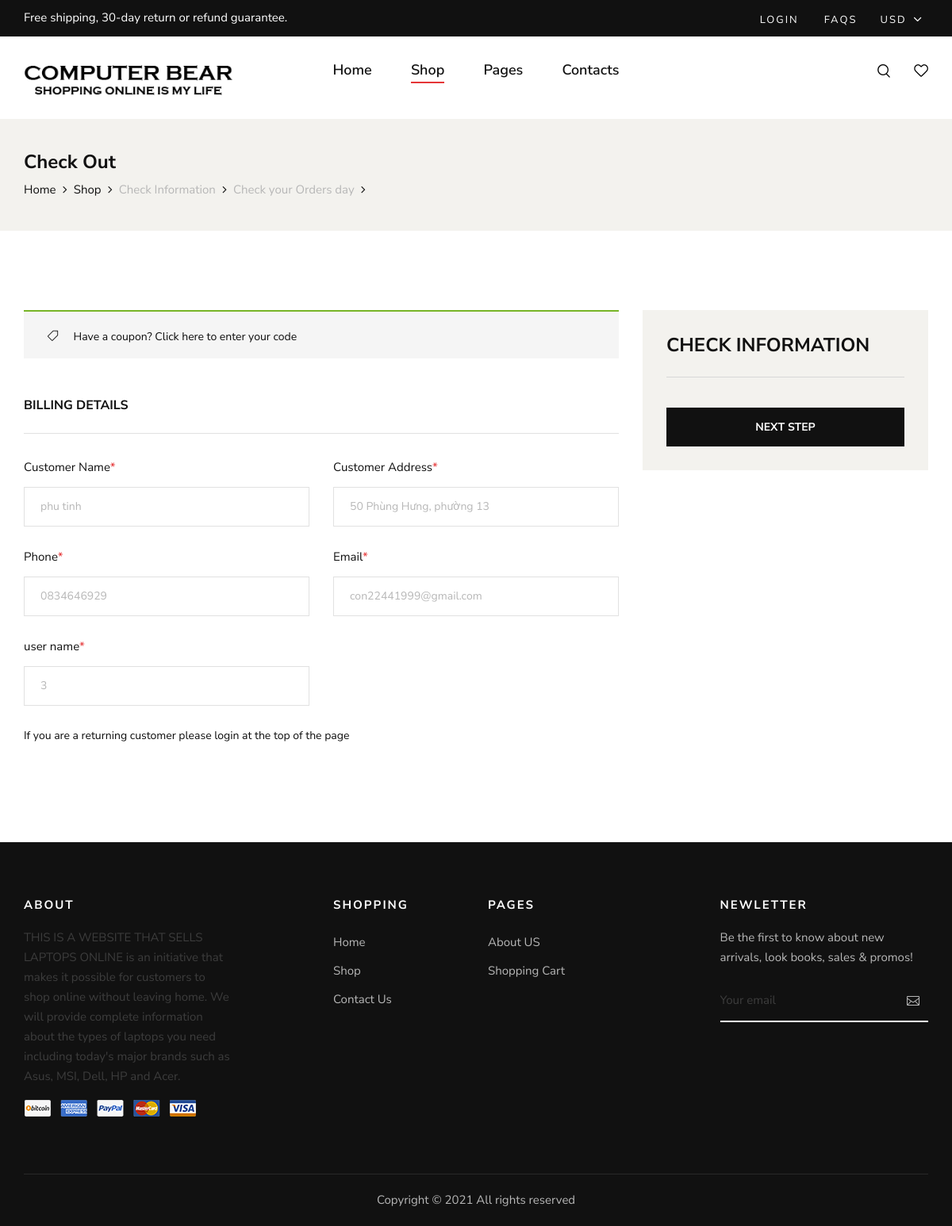
Page /checkout.php?id=3 on the committed database.
### tables this page shows
CREATE TABLE `customer` (
  `CustomerID` int(11) NOT NULL,
  `CustomerName` varchar(50) NOT NULL,
  `CustomerAddress` varchar(50) NOT NULL,
  `CustomerPhone` varchar(50) NOT NULL,
  `CustomerEmail` varchar(50) NOT NULL,
  `AccountID` int(11) NOT NULL
);

### checkout.php (the view, shortened to what this page needs)
<?php
$conn = connectDB();
?>
<!DOCTYPE html>
<html lang="zxx">
<head>
    <link rel="stylesheet" href="css/bootstrap.min.css" type="text/css">
    <link rel="stylesheet" href="css/font-awesome.min.css" type="text/css">
    <link rel="stylesheet" href="css/elegant-icons.css" type="text/css">
    <link rel="stylesheet" href="css/magnific-popup.css" type="text/css">
    <link rel="stylesheet" href="css/nice-select.css" type="text/css">
    <link rel="stylesheet" href="css/owl.carousel.min.css" type="text/css">
    <link rel="stylesheet" href="css/slicknav.min.css" type="text/css">
    <link rel="stylesheet" href="css/style.css" type="text/css">
</head>
<body>
    <header class="header">
        <div class="header__top">
            <div class="container">
                <div class="row">
                    <div class="col-lg-6 col-md-7">
                        <div class="header__top__left">
                            <p>Free shipping, 30-day return or refund guarantee.</p>
                        </div>
                    </div>
                    <div class="col-lg-6 col-md-5">
                        <div class="header__top__right">
                            <div class="header__top__links">
                            <?php
            if(isset($_SESSION['user_login'])){
                $id = $_SESSION['user_login'];
                $sql2 = "select AccountID from account where username='$id'";
                $result2 = mysqli_query($conn, $sql2);
                if (mysqli_num_rows($result2) > 0){
                    $row = mysqli_fetch_assoc($result2);
                    $AccountID = $row['AccountID'];
                }
            ?>
            <span class="text-white">Welcome,
            <?php
            echo $_SESSION['user_login'];
            ?>
            <a href="userinfo.php?id=<?php echo $AccountID?>"><img src="img/icon/info.png" alt=""></a>
            <?php
            echo '<a href="Logout.php">Logout</a>';
            }else{
              ?>
              <?php
              echo '<a href="login.php">login</a>';
            }
            ?>
                                <a href="#">FAQs</a>
                            </div>
                            <div class="header__top__hover">
                                <span>Usd <i class="arrow_carrot-down"></i></span>
                            </div>
                        </div>
                    </div>
                </div>
            </div>
        </div>
        <div class="container">
            <div class="row">
                <div class="col-lg-3 col-md-3">
                    <div class="header__logo">
                        <a href="./index.php"><img src="img/logo.png" alt=""></a>
                    </div>
                </div>
                <div class="col-lg-6 col-md-6">
                    <nav class="header__menu mobile-menu">
                        <ul>
                            <li><a href="./index.php">Home</a></li>
                            <li class="active"><a href="./shop.php">Shop</a></li>
                            <li><a href="#">Pages</a>
                            </li>
                            <li><a href="./contact.php">Contacts</a></li>
                        </ul>
                    </nav>
                </div>
                <div class="col-lg-3 col-md-3">
                    <div class="header__nav__option">
                        <a href="#" class="search-switch"><img src="img/icon/search.png" alt=""></a>
                        <a href="wishlist.php"><img src="img/icon/heart.png" alt=""></a>
                    </div>
                </div>
            </div>
        </div>
    </header>
    <section class="breadcrumb-option">
        <div class="container">
            <div class="row">
                <div class="col-lg-12">
                    <div class="breadcrumb__text">
                        <h4>Check Out</h4>
                        <div class="breadcrumb__links">
                            <a href="./index.php">Home</a>
                            <a href="./shop.php">Shop</a>
                            <a><span>Check Information</span></a>
                            <a><span>Check your Orders day</span></a>
                        </div>
                    </div>
                </div>
            </div>
        </div>
    </section>
    <?php
    $id = "";
    if (isset($_GET['id'])) {
        $id = $_GET['id'];
    }
    $CustomerName="";
    $CustomerAddress="";
    $CustomerPhone="";
    $CustomerEmail="";
    $AccountID = $id;
    if ($id !="") {
        $sql = "select * from customer where AccountID = $id";
        $result = mysqli_query($conn, $sql);
        while($row = mysqli_fetch_assoc($result)) {
            $CustomerName = $row['CustomerName'];
            $CustomerAddress = $row['CustomerAddress'];
            $CustomerPhone = $row['CustomerPhone'];
            $CustomerEmail = $row['CustomerEmail'];
            $AccountID = $row['AccountID'];
        }
    }
    ?>
    <section class="checkout spad">
        <div class="container">
            <div class="checkout__form">
                <form action="checkout.php" method="POST">
                    <div class="row">
                        <div class="col-lg-8 col-md-6">
                            <h6 class="coupon__code"><span class="icon_tag_alt"></span> Have a coupon? <a href="#">Click
                            here</a> to enter your code</h6>
                            <h6 class="checkout__title">Billing Details</h6>
                            <div class="row">
                                <div class="col-lg-6">
                                    <div class="checkout__input">
                                        <p>Customer Name<span>*</span></p>
                                        <input type="text" id="fname" name="fname" value="<?php echo $CustomerName?>" placeholder="Customer name..">
                                    </div>
                                </div>
                                <div class="col-lg-6">
                                    <div class="checkout__input">
                                        <p>Customer Address<span>*</span></p>
                                        <input type="text" id="fad" name="fad" value="<?php echo $CustomerAddress?>" placeholder="Customer Address..">
                                    </div>
                                </div>
                            </div>
                            <div class="row">
                                <div class="col-lg-6">
                                    <div class="checkout__input">
                                        <p>Phone<span>*</span></p>
                                        <input type="tel" id="fphone" name="fphone" value="<?php echo $CustomerPhone?>" placeholder="Customer Phone..">
                                    </div>
                                </div>
                                <div class="col-lg-6">
                                    <div class="checkout__input">
                                        <p>Email<span>*</span></p>
                                        <input type="email" id="femail" name="femail" value="<?php echo $CustomerEmail?>" placeholder="Customer Email..">
                                    </div>
                                </div>
                                <div class="col-lg-6">
                                    <div class="checkout__input">
                                        <p>user name<span>*</span></p>
                                        <input type="text" name="AccountID" value="<?php echo $AccountID?>" readonly>
                                    </div>
                                </div>
                                <div class="col-lg-6">
                                </div>
                            </div>
                            <div class="checkout__input__checkbox">
                                <p>If you are a returning customer
                                please login at the top of the page</p>
                            </div>
                        </div>
                    <div class="col-lg-4 col-md-6">
                            <div class="checkout__order">
                                <h4 class="order__title">check information</h4>
                                <button type="submit" class="site-btn">Next Step</button>
                            </div>
                        </div>
                    </div>
                </form>
            </div>
        </div>
    </section>
    <footer class="footer">
        <div class="container">
            <div class="row">
                <div class="col-lg-3 col-md-6 col-sm-6">
                    <div class="footer__widget">
                        <h6>About</h6>
                        <p>THIS IS A WEBSITE THAT SELLS LAPTOPS ONLINE is an initiative that makes it possible for customers to shop online without leaving home. We will provide complete information about the types of laptops you need including today's major brands such as Asus, MSI, Dell, HP and Acer.</p>
                        <a href="#"><img src="img/payment.png" alt=""></a>
                    </div>
                </div>
                <div class="col-lg-2 offset-lg-1 col-md-3 col-sm-6">
                    <div class="footer__widget">
                        <h6>Shopping</h6>
                        <ul>
                            <li><a href="index.php">Home</a></li>
                            <li><a href="shop.php">Shop</a></li>
                            <li><a href="contact.php">Contact Us</a></li>
                        </ul>
                    </div>
                </div>
                <div class="col-lg-2 col-md-3 col-sm-6">
                    <div class="footer__widget">
                        <h6>Pages</h6>
                        <ul>
                            <li><a href="about.php">About US</a></li>
                            <li><a href="#">Shopping Cart</a></li>
                        </ul>
                    </div>
                </div>
                <div class="col-lg-3 offset-lg-1 col-md-6 col-sm-6">
                    <div class="footer__widget">
                        <h6>NewLetter</h6>
                        <div class="footer__newslatter">
                            <p>Be the first to know about new arrivals, look books, sales & promos!</p>
                            <form action="#">
                                <input type="text" placeholder="Your email">
                                <button type="submit"><span class="icon_mail_alt"></span></button>
                            </form>
                        </div>
                    </div>
                </div>
            </div>
            <div class="row">
                <div class="col-lg-12 text-center">
                    <div class="footer__copyright__text">
                        <p>Copyright ©
                            All rights reserved
                        </p>
                    </div>
                </div>
            </div>
        </div>
    </footer>
</body>
</html>

### rows in the picture
customer: fname "phu tinh", fad "50 Phùng Hưng, phường 13", fphone "0834646929", femail "con22441999@gmail.com", AccountID "3"
